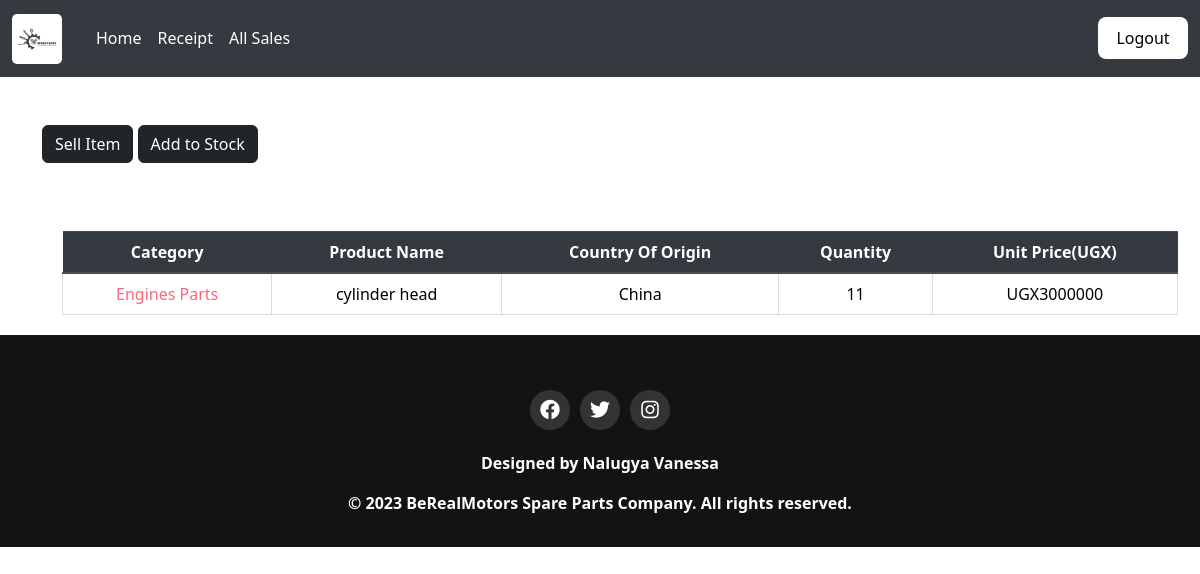
Page /home/9 (signed in) on the committed database.
### berealapp/models.py (models this page shows, shortened)
class Product(models.Model):
    Category_name=models.ForeignKey(Category, on_delete=models.CASCADE,null=False,blank=False)
    product_name=models.CharField(max_length=50,null=False,blank=False)
    date_of_arrival = models.DateField(default=timezone.now)
    country_of_origin=models.CharField(max_length=50,null=False,blank=False)
    total_quantity=models.IntegerField(default=0,null=False,blank=False,validators=[MinValueValidator(1)])
    issued_quantity=models.IntegerField(default=0,null=False,blank=False)
    received_quantity=models.IntegerField(default=0,null=False,blank=False)
    unit_price=models.IntegerField(default=0,null=False,blank=False)

class Category(models.Model):
    name=models.CharField(max_length=50,null=False,blank=False,unique=True)
    def __str__(self):
        return self.name

### berealapp/views.py (the view)
# urls.py: path('home/<int:product_id>',views.product_detail,name='product_detail'),
@login_required
def product_detail(request,product_id):
    product=Product.objects.get(id=product_id)
    return render(request,'project/product_detail.html',{'product':product})

### templates/project/product_detail.html
{% extends 'project/base.html'%} {% block content%}
<br></br>
<div class = "container">
    <a href="{% url 'issue_item' product.id %}" class="hover-button" ><input type="submit" value="Sell Item" class="btn btn-dark" type="button"/></a>
    <a href="{% url 'add_to_stock' product.id %}"  class="hover-button"><input type= "submit" value="Add to Stock" class="btn btn-dark" type="button"/></a>
</div>
<br></br>
<div class = "container">
  <table class="table">
    <thead class="thead-dark">
      <tr>
        <th scope="col" >Category</th>
        <th scope="col">Product Name</th>
        <th scope="col">Country Of Origin</th>
        <th scope="col">Quantity</th>
        <th scope="col">Unit Price(UGX)</th>
      </tr>
    </thead>
    <tbody>
      <tr>
        <td style="color:#FB667A;">{{product.Category_name}}</td>
        <td>{{product.product_name}}</td>
        <td>{{product.country_of_origin}}</td>
        <td>{{product.total_quantity}}</td>
        <td>UGX{{product.unit_price}}</td>
      </tr>
    </tbody>
  </table>
</div>
{% endblock%}

### berealapp/static/css/main.css (style rules this page uses)
html, body { position: relative; overflow-x: hidden; width: 100% !important; height: 100vh; display: table; position: relative; background-position: center; background-attachment: scroll; -o-background-size: cover; -moz-background-size: cover; -webkit-background-size: cover; background-size: cover; background-repeat: no-repeat; color: black; }
body { font-family: 'raleway'; color: black; }
tbody { color: black; }
.container tr:nth-child(odd) { background-color: #f5fdff; }
.container th { background-color: #f5fdff; }
.container td:first-child { color: #FB667A; }
.table { width: 100%; border-collapse: collapse; margin: 20px; }
.table th { background-color: #343a40; color: white; padding: 10px; text-align: left; }
.table td { padding: 10px; border: 1px solid #ddd; }
.table th, .table td { text-align: center; }

### rows in the picture
Product: Category_name "Engines Parts", product_name "cylinder head", country_of_origin "China", total_quantity "11", unit_price "3000000"
